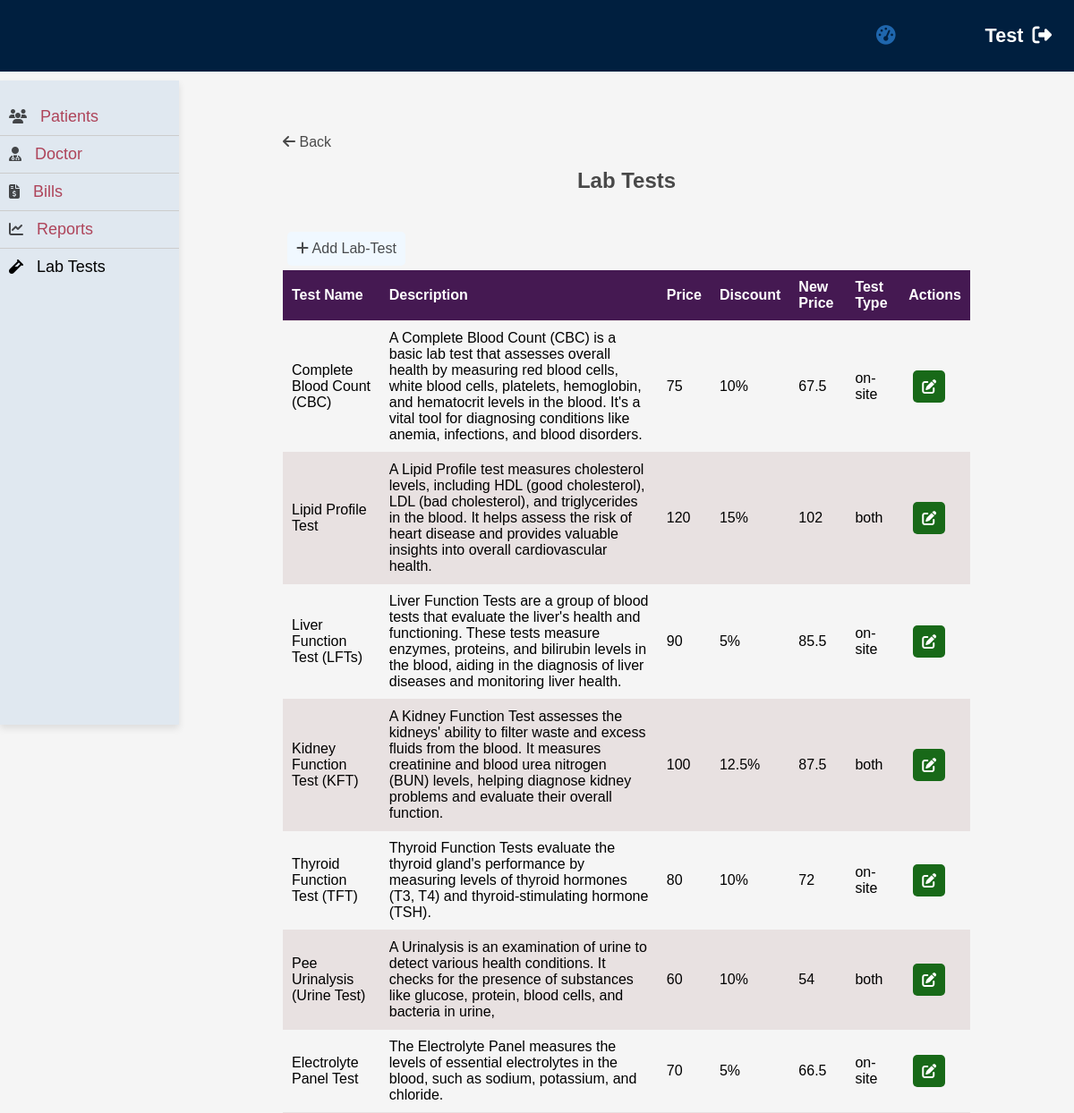
Page /dashboard-lab-tests.php (signed in) on the committed database.
### tables this page shows
CREATE TABLE `lab_test` (
  `id` int(11) NOT NULL,
  `name` varchar(100) NOT NULL,
  `price` float NOT NULL,
  `discount` float NOT NULL,
  `test_type` varchar(10) NOT NULL,
  `description` text DEFAULT NULL
);

### utils/data.php (called while the page is built, shortened)
<?php
$tables = [
  ['name' => 'Patients', 'icon' => 'fas fa-users', 'link' => 'dashboard-patients.php', 'tag' => 'patient'],
  ['name' => 'Doctor', 'icon' => 'fas fa-user-md', 'link' => 'dashboard-doctors.php', 'tag' => 'doctor'],
  ['name' => 'Bills', 'icon' => 'fas fa-file-invoice-dollar', 'link' => 'dashboard-bills.php', 'tag' => 'bill'],
  ['name' => 'Reports', 'icon' => 'fas fa-chart-line', 'link' => 'dashboard-reports.php', 'tag' => 'report'],
  ['name' => 'Lab Tests', 'icon' => 'fas fa-vial', 'link' => 'dashboard-lab-tests.php', 'tag' => 'test']
];
?>

### dashboard-lab-tests.php (the view, shortened to what this page needs)
<?php
require_once "utils/connection.php";
function getLabTestsFromDatabase($mysqli)
{
    $labTests = array();
    try {
        $sql = "SELECT * FROM lab_test";
        $result = $mysqli->query($sql);
        while ($row = $result->fetch_assoc()) {
            $labTests[] = $row;
        }
    } catch (Exception $e) {
        echo "Error: " . $e->getMessage();
        die();
    }
    return $labTests;
}
$labTests = getLabTestsFromDatabase($mysqli);
$highlightedID = isset($_GET['id']) ? intval($_GET['id']) : null;
?>
<!DOCTYPE html>
<html lang="en">
<head>
    <head>
        <link rel="stylesheet" href="https://cdnjs.cloudflare.com/ajax/libs/font-awesome/5.15.3/css/all.min.css" />
        <link rel="stylesheet" href="css/style.css" />
        <link rel="stylesheet" href="css/dashboard/common.css" />
    </head>
</head>
<body class="dark-theme">
    <?php require_once 'components/Nav.php'; ?>
    <?php require_once 'components/sidebar.php'; ?>
    <div class="content">
        <div class="details">
            <div class='go-back'>
                <a href="dashboard.php" class="go-back-button"><i class="fas fa-arrow-left"></i> Back</a>
            </div>
            <h2 class="heading">Lab Tests</h2>
            <br>
            <a href="add_labtests.php" class='add-btn'><i class="fa fa-plus"></i>
                Add Lab-Test</a>
            <div class="table-container">
                <table class="data-table">
                    <thead>
                        <tr>
                            <th>Test Name</th>
                            <th>Description</th>
                            <th>Price</th>
                            <th>Discount</th>
                            <th>New Price</th>
                            <th>Test Type</th>
                            <th>Actions</th>
                        </tr>
                    </thead>
                    <tbody>
                        <?php foreach ($labTests as $labTest) : ?>
                            <tr class=<?php echo intval($highlightedID) === intval($labTest['id']) ? "highlight" : "" ?>>
                                <td>
                                    <?php echo $labTest['name']; ?>
                                </td>
                                <td>
                                    <?php echo $labTest['description']; ?>
                                </td>
                                <td>
                                    <?php echo $labTest['price']; ?>
                                </td>
                                <td>
                                    <?php echo $labTest['discount']; ?>%
                                </td>
                                <td>
                                    <?php echo $labTest['price'] - ($labTest['price'] * $labTest['discount'] / 100); ?>
                                </td>
                                <td>
                                    <?php echo $labTest['test_type']; ?>
                                </td>
                                <td>
                                    <a class="edit-btn" href="edit_test.php?id=<?php echo urlencode($labTest['id']); ?>"><i class="fas fa-edit"></i></a>
                                </td>
                            </tr>
                        <?php endforeach; ?>
                    </tbody>
                </table>
            </div>
        </div>
    </div>
</body>
</html>

### components/Nav.php (shortened to what this page needs)
<link rel="stylesheet" href="https://cdnjs.cloudflare.com/ajax/libs/font-awesome/6.4.0/css/all.min.css">
<nav class="navbar">
  <div class="navbar-title">
    <a href="index.php">Best Lab</a>
  </div>
  <ul class="navbar-nav">
    <?php if (isset($_SESSION['username'])) :
    ?>
      <?php if ($_SESSION['type'] == 'patient') :
      ?>
        <li><a href="index.php" <?php echo isCurrentPage('index') ? 'class="current"' : ''; ?>><i class="fas fa-home"></i> </a></li>
        <li><a href="lab-tests.php" <?php echo isCurrentPage('lab-tests') ? 'class="current"' : ''; ?>><i class="fas fa-flask"></i></a></li>
        <li><a href="patient-history.php" <?php echo isCurrentPage('history') ? 'class="current"' : ''; ?>><i class="fas fa-history"></i> </a></li>
        <li><span style="color: white;font-weight: bold;margin-right: 10px;text-transform: capitalize;"> <?= $_SESSION['username'] ?></span><a href="logout.php"><i class="fas fa-sign-out-alt"></i> </a></li>
      <?php else :
      ?>
        <li><a href="dashboard.php" <?php echo isCurrentPage('dashboard') ? 'class="current"' : ''; ?>><i class="fas fa-tachometer-alt"></i></a></li>
        <li><span style="color: white;font-weight: bold;margin-right: 10px;text-transform: capitalize;"> <?= $_SESSION['username'] ?></span><a href="logout.php"><i class="fas fa-sign-out-alt"></i> </a></li>
      <?php endif; ?>
    <?php endif; ?>
  </ul>
</nav>
<?php
function isCurrentPage($pageName)
{
  $currentPage = basename($_SERVER['PHP_SELF']);
  return strpos($currentPage, $pageName) !== false;
}
?>

### components/sidebar.php (shortened to what this page needs)
<?php
require_once "utils/data.php";
?>
<div class="sidebar">
    <ul style="margin-top:20px">
        <?php
        foreach ($tables as $title): ?>
            <li
                class="<?php echo stripos(strtolower($_SERVER['REQUEST_URI']), strtolower($title['tag'])) !== false ? 'selected' : ''; ?>">
                <i class="<?php echo $title['icon'] ?>">
                </i><a href="<?php echo $title['link'] ?>">
                    <?php echo $title['name']; ?></a>
            </li>
        <?php endforeach; ?>
    </ul>
</div>

### css/style.css (style rules this page uses)
* { box-sizing: border-box; margin: 0; padding: 0; font-family: "Gill Sans", "Gill Sans MT", Calibri, "Trebuchet MS", sans-serif; }
body { background-color: #F5F5F5; }
.content { flex: 1; padding: 20px; }
html { scroll-behavior: smooth; }
a { text-decoration: none; color: #fff; }
.go-back { margin-top: 15px; }
.go-back a { color: rgba(0, 0, 0, 0.7); margin-top: 15px; }

### css/dashboard/common.css (style rules this page uses)
.content { position: relative; height: calc(100vh - 80px); top:100px; left: 0; }
.details { margin: 30px auto; width: 80%; }
.details .heading { color: rgba(0, 0, 0, 0.7); text-align: center; margin: 20px 0; }
.table-container { overflow-x: auto; max-width: 100%; }
.data-table { width: 100%; border-collapse: collapse; }
.data-table th, .data-table td { padding: 10px; text-align: left; border-bottom: 1px solid #e8e1e1; }
.data-table th { background-color: #451952; color: #ffffff; }
.data-table tr:nth-child(even) { background-color: #e8e1e1; }
.data-table a, .details .add-btn { display: inline-block; margin: 5px; padding: 10px; background-color: aliceblue; border-radius: 5px; color: rgba(0, 0, 0, 0.7); transition: all ease .2s; text-decoration: none; }
.data-table .edit-btn { color: white; background-color: rgb(24, 105, 24); }

### components/Nav.php (style rules this page uses)
.navbar { display: flex; justify-content: space-between; align-items: center; background-color: #001f3f; font-size: large; z-index: 999; position: fixed; top: 0; width: 100%; padding: 25px; height: 10vh; }
.navbar-title { font-size: 24px; font-weight: bold; background: linear-gradient(to right, rgba(0, 0, 0, 0.4) #E8BCB9); -webkit-background-clip: text; background-clip: text; -webkit-text-fill-color: transparent; animation: glowing 1.5s ease-in-out infinite alternate; }
.navbar-nav { list-style-type: none; display: flex; margin: 0; padding: 0; }
.navbar-nav li { margin-left: 100px; font-size: larger; }
.navbar-nav li a { color: #fff; text-decoration: none; transition: color 0.3s ease; }
.navbar-nav li a.current { color: #1f66ad !important; font-weight: bold; }

### components/sidebar.php (style rules this page uses)
.sidebar { transition: all .3s; width: 200px; background-color: #E0E8F0; height: calc(100vh - 80px); position: fixed; top: 90px; left: 0; overflow-y: auto; box-shadow: 0px 4px 8px rgba(0, 0, 0, 0.1); }
.sidebar ul { padding: 0; margin: 0; list-style-type: none; }
.sidebar li { padding: 10px; border-bottom: 1px solid #ccc; }
.sidebar li:last-child { border-bottom: none; }
.sidebar li a { color: #AE445A; text-decoration: none; font-size: large; }
.sidebar .selected a, .sidebar .selected i { color: black !important; }
.sidebar li i { color: rgba(0, 0, 0, 0.7); margin-right: 10px; }
.content { margin-left: 200px; padding: 20px; }

### rows in the picture
lab_test: name "Complete Blood Count (CBC)", description "A Complete Blood Count (CBC) is a basic lab test that assesses overall health by measuring red blood cells, white blood cells, platelets, hemoglobin, and hematocrit levels in the blood. It's a vital tool for diagnosing conditions like anemia, infections, and blood disorders.", price "75", discount "10", $labTest['price'] - ($labTest['price'] * $labTest['discount'] / 100) "67.5", test_type "on-site"
lab_test: name "Lipid Profile Test", description "A Lipid Profile test measures cholesterol levels, including HDL (good cholesterol), LDL (bad cholesterol), and triglycerides in the blood. It helps assess the risk of heart disease and provides valuable insights into overall cardiovascular health.", price "120", discount "15", $labTest['price'] - ($labTest['price'] * $labTest['discount'] / 100) "102", test_type "both"
lab_test: name "Liver Function Test (LFTs)", description "Liver Function Tests are a group of blood tests that evaluate the liver's health and functioning. These tests measure enzymes, proteins, and bilirubin levels in the blood, aiding in the diagnosis of liver diseases and monitoring liver health.", price "90", discount "5", $labTest['price'] - ($labTest['price'] * $labTest['discount'] / 100) "85.5", test_type "on-site"
lab_test: name "Kidney Function Test (KFT)", description "A Kidney Function Test assesses the kidneys' ability to filter waste and excess fluids from the blood. It measures creatinine and blood urea nitrogen (BUN) levels, helping diagnose kidney problems and evaluate their overall function.", price "100", discount "12.5", $labTest['price'] - ($labTest['price'] * $labTest['discount'] / 100) "87.5", test_type "both"
lab_test: name "Thyroid Function Test (TFT)", description "Thyroid Function Tests evaluate the thyroid gland's performance by measuring levels of thyroid hormones (T3, T4) and thyroid-stimulating hormone (TSH).", price "80", discount "10", $labTest['price'] - ($labTest['price'] * $labTest['discount'] / 100) "72", test_type "on-site"
lab_test: name "Pee Urinalysis (Urine Test)", description "A Urinalysis is an examination of urine to detect various health conditions. It checks for the presence of substances like glucose, protein, blood cells, and bacteria in urine,", price "60", discount "10", $labTest['price'] - ($labTest['price'] * $labTest['discount'] / 100) "54", test_type "both"
lab_test: name "Electrolyte Panel Test", description "The Electrolyte Panel measures the levels of essential electrolytes in the blood, such as sodium, potassium, and chloride.", price "70", discount "5", $labTest['price'] - ($labTest['price'] * $labTest['discount'] / 100) "66.5", test_type "on-site"

### other values in the picture
$_SESSION['username'] "Test"
$title['name'] "Patients"
$title['name'] "Doctor"
$title['name'] "Bills"
$title['name'] "Reports"
$title['name'] "Lab Tests"
